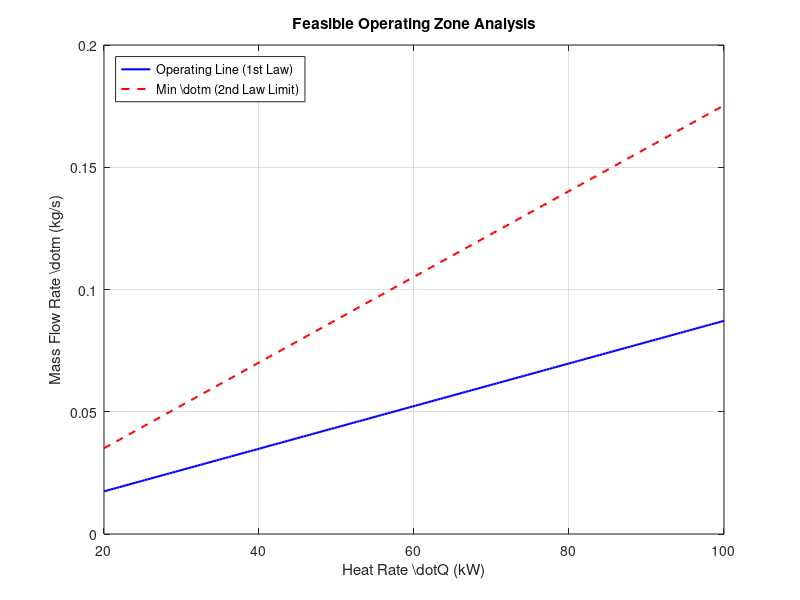

The MATLAB source for this figure:
% Problem 4: Open System Energy and Entropy Tracking

Temp_in = 310;
Temp_out = 670;
Temp_boundary = 300;

% Thermodynamic Properties
func_Enthalpy = @(t) 300 + 2.5.*t + 0.0007.*t.^2;
func_Entropy = @(t) 2.0.*log(t) + 0.001.*t;

Val_h_in = func_Enthalpy(Temp_in);
Val_h_out = func_Enthalpy(Temp_out);
Val_s_in = func_Entropy(Temp_in);
Val_s_out = func_Entropy(Temp_out);

Delta_h = Val_h_out - Val_h_in;
Delta_s = Val_s_out - Val_s_in;

%% Analysis of Feasible Region
% Range of Heat Transfer Q_dot from 20 to 100 kW
Q_rate_vals = linspace(20, 100, 200);

% 1. Mass flow required by Energy Balance (1st Law): Q = m * dh
M_flow_energy = Q_rate_vals ./ Delta_h;

% 2. Mass flow constraint by Entropy Balance (2nd Law): S_gen >= 0
% m * ds - Q/Tb >= 0  --> m >= Q / (Tb * ds)
M_flow_entropy_limit = Q_rate_vals ./ (Temp_boundary * Delta_s);

% Plotting the comparison
figure(1)
plot(Q_rate_vals, M_flow_energy, 'b-', 'LineWidth', 1.5);
hold on
plot(Q_rate_vals, M_flow_entropy_limit, 'r--', 'LineWidth', 1.5);
xlabel('Heat Rate \dot{Q} (kW)');
ylabel('Mass Flow Rate \dot{m} (kg/s)');
legend('Operating Line (1st Law)', 'Min \dot{m} (2nd Law Limit)', 'Location', 'northwest');
title('Feasible Operating Zone Analysis');
grid on

%% Feasibility Check
% Check if the operating line is ever above the minimum limit
% Since Delta_s/Delta_h is constant, we compare slopes.
Slope_Energy = 1 / Delta_h;
Slope_Entropy = 1 / (Temp_boundary * Delta_s);

if Slope_Energy < Slope_Entropy
    fprintf('Result: No feasible mass flow exists.\n');
    fprintf('Reason: The required mass flow for energy balance is below the minimum required for positive entropy generation.\n');
else
    fprintf('System is feasible.\n');
end

fprintf('\nDiscussion:\n');
fprintf('The enthalpy change fixes the operating slope (First Law).\n');
fprintf('The entropy change sets the lower bound for mass flow (Second Law).\n');
fprintf('Here, the energy line lies in the forbidden region (S_gen < 0).\n');